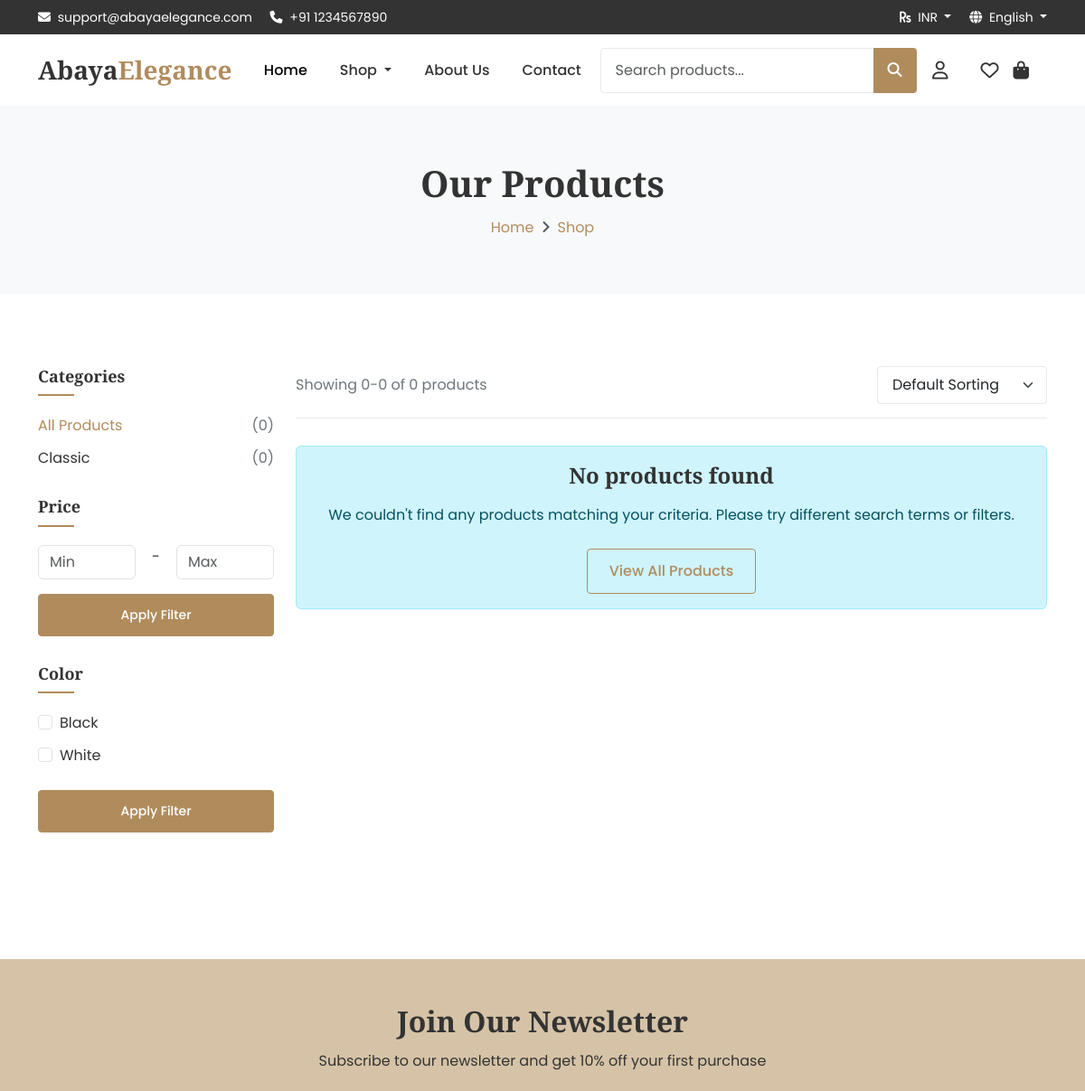
Before: /products/ (upper part) with the older database file.
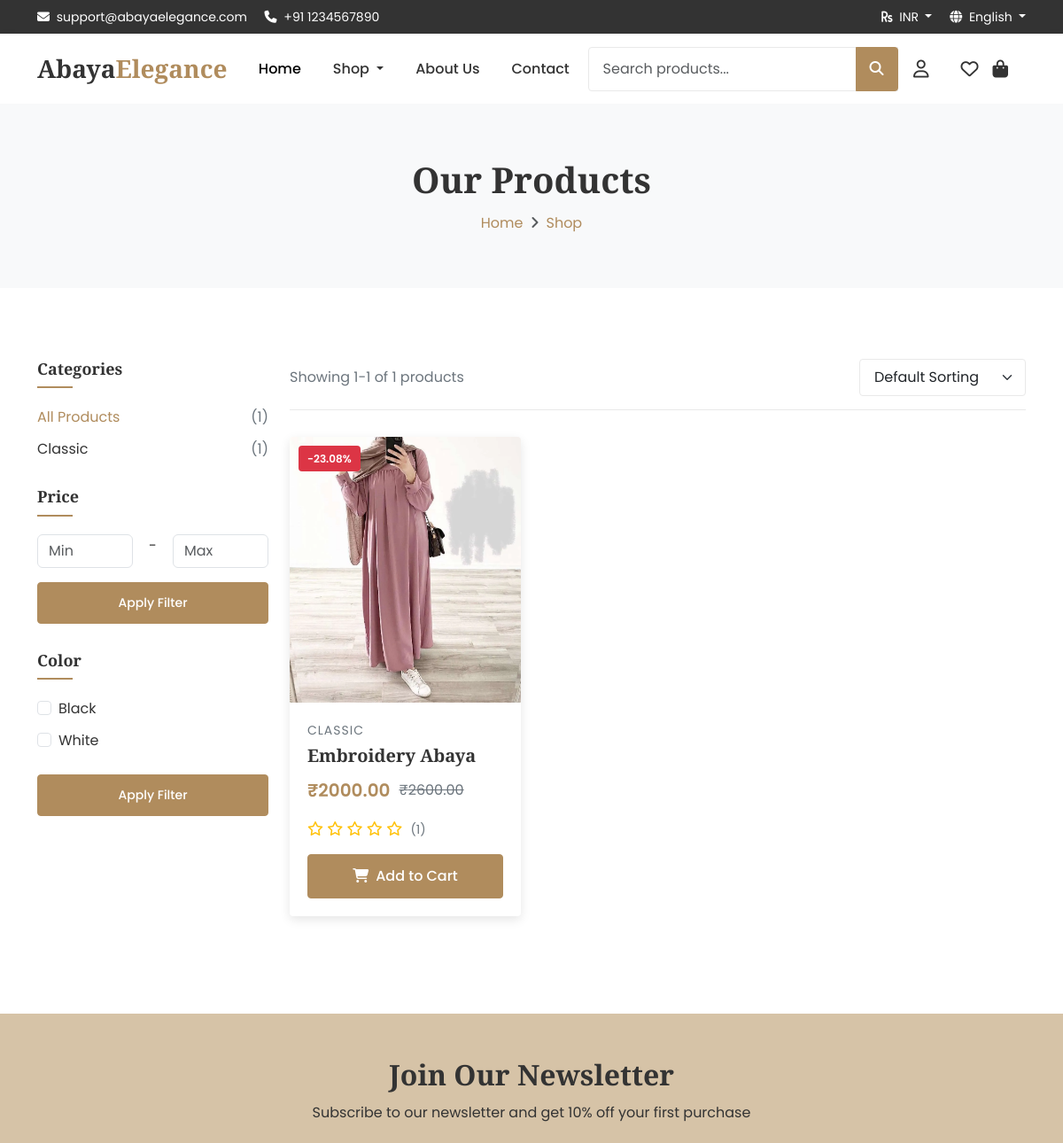
After: the same page with the newer database file.
### products/models.py (models this page shows, shortened)
class Category(models.Model):
    id = models.UUIDField(primary_key=True, default=uuid.uuid4, editable=False)
    name = models.CharField(max_length=100)
    slug = models.SlugField(max_length=100, unique=True)
    description = models.TextField(blank=True, null=True)
    parent = models.ForeignKey('self', on_delete=models.SET_NULL, blank=True, null=True, related_name='children')
    is_active = models.BooleanField(default=True)
    image = models.ImageField(upload_to='categories/', blank=True, null=True)
    meta_title = models.CharField(max_length=255, blank=True, null=True)
    meta_description = models.TextField(blank=True, null=True)
    meta_keywords = models.CharField(max_length=255, blank=True, null=True)
    created_at = models.DateTimeField(auto_now_add=True)
    updated_at = models.DateTimeField(auto_now=True)
    class Meta:
        verbose_name = 'Category'
        verbose_name_plural = 'Categories'
        ordering = ['name']
    def get_all_products(self):
        products = self.products.filter(is_active=True)
        for child in self.children.filter(is_active=True):
            products |= child.get_all_products()
        return products

class Attribute(models.Model):
    id = models.UUIDField(primary_key=True, default=uuid.uuid4, editable=False)
    name = models.CharField(max_length=100, unique=True)
    slug = models.SlugField(max_length=100, unique=True)
    description = models.TextField(blank=True, null=True)
    is_active = models.BooleanField(default=True)
    created_at = models.DateTimeField(auto_now_add=True)
    updated_at = models.DateTimeField(auto_now=True)
    class Meta:
        verbose_name = 'Attribute'
        verbose_name_plural = 'Attributes'
        ordering = ['name']

class AttributeValue(models.Model):
    id = models.UUIDField(primary_key=True, default=uuid.uuid4, editable=False)
    attribute = models.ForeignKey(Attribute, on_delete=models.CASCADE, related_name='values')
    value = models.CharField(max_length=100)
    slug = models.SlugField(max_length=100)
    color_code = models.CharField(max_length=10, blank=True, null=True)
    image = models.ImageField(upload_to='attributes/', blank=True, null=True)
    sort_order = models.IntegerField(default=0)
    created_at = models.DateTimeField(auto_now_add=True)
    updated_at = models.DateTimeField(auto_now=True)
    class Meta:
        verbose_name = 'Attribute Value'
        verbose_name_plural = 'Attribute Values'
        ordering = ['attribute__name', 'sort_order', 'value']
        unique_together = ('attribute', 'value')

class Product(models.Model):
    id = models.UUIDField(primary_key=True, default=uuid.uuid4, editable=False)
    name = models.CharField(max_length=255)
    slug = models.SlugField(max_length=255, unique=True)
    description = models.TextField(blank=True, null=True)
    sku = models.CharField(max_length=100, unique=True)
    is_active = models.BooleanField(default=True)
    is_featured = models.BooleanField(default=False)
    price = models.DecimalField(max_digits=10, decimal_places=2)
    sale_price = models.DecimalField(max_digits=10, decimal_places=2, blank=True, null=True)
    cost = models.DecimalField(max_digits=10, decimal_places=2, blank=True, null=True)
    quantity = models.IntegerField(default=0)
    meta_title = models.CharField(max_length=255, blank=True, null=True)
    meta_description = models.TextField(blank=True, null=True)
    meta_keywords = models.CharField(max_length=255, blank=True, null=True)
    categories = models.ManyToManyField(Category, through='ProductCategory', related_name='products')
    created_at = models.DateTimeField(auto_now_add=True)
    updated_at = models.DateTimeField(auto_now=True)
    class Meta:
        verbose_name = 'Product'
        verbose_name_plural = 'Products'
        ordering = ['-created_at']
    def get_discount_percentage(self):
        if self.sale_price and self.price > 0:
            discount = ((self.price - self.sale_price) / self.price) * 100
            return round(discount, 2)
        return 0
    def is_in_stock(self):
        return self.quantity > 0
    def get_active_price(self):
        return self.sale_price if self.sale_price else self.price
    def get_rating(self):
        reviews = self.reviews.filter(is_published=True)
        if reviews.exists():
            return round(sum(review.rating for review in reviews) / reviews.count(), 1)
        return 0
    def get_review_count(self):
        return self.reviews.filter(is_published=True).count()
    def get_default_image(self):
        default_image = self.media.filter(is_default=True).first()
        return default_image.file if default_image else None

### products/views.py (the view, shortened to what this page needs)
# urls.py: path('', views.product_list, name='product_list'),
def product_list(request):
    products = Product.objects.filter(is_active=True)
    categories = Category.objects.filter(is_active=True)
    attributes = Attribute.objects.filter(is_active=True)
    for product in products:
        product.default_image = product.get_default_image()
    form = ProductFilterForm(request.GET)
    if form.is_valid():
        category_id = form.cleaned_data.get('category')
        if category_id:
            category = get_object_or_404(Category, id=category_id)
            products = category.get_all_products()
        min_price = form.cleaned_data.get('min_price')
        max_price = form.cleaned_data.get('max_price')
        if min_price:
            products = products.filter(price__gte=min_price)
        if max_price:
            products = products.filter(price__lte=max_price)
        for attr in attributes:
            attr_values = request.GET.getlist(f'attribute_{attr.id}')
            if attr_values:
                products = products.filter(
                    attributes__attribute=attr,
                    attributes__attribute_value__id__in=attr_values
                ).distinct()
        sort_option = form.cleaned_data.get('sort')
        if sort_option == 'price_low':
            products = products.order_by('price')
        elif sort_option == 'price_high':
            products = products.order_by('-price')
        elif sort_option == 'newest':
            products = products.order_by('-created_at')
        elif sort_option == 'rating':
            products = products.annotate(avg_rating=Avg('reviews__rating')).order_by('-avg_rating')
        elif sort_option == 'popularity':
            products = products.annotate(view_count=Count('views')).order_by('-view_count')
    query = request.GET.get('q')
    paginator = Paginator(products, 12)  # Show 12 products per page
    page = request.GET.get('page')
    try:
        products = paginator.page(page)
    except PageNotAnInteger:
        products = paginator.page(1)
    except EmptyPage:
        products = paginator.page(paginator.num_pages)
    return render(request, 'products/product_list.html', {
        'products': products,
        'categories': categories,
        'attributes': attributes,
        'form': form,
        'query': query,
    })

### products/forms.py
class ProductFilterForm(forms.Form):
    category = forms.UUIDField(required=False, widget=forms.HiddenInput())
    min_price = forms.DecimalField(required=False, min_value=0,
                                   widget=forms.NumberInput(attrs={'class': 'form-control', 'placeholder': 'Min Price'}))
    max_price = forms.DecimalField(required=False, min_value=0,
                                   widget=forms.NumberInput(attrs={'class': 'form-control', 'placeholder': 'Max Price'}))
    sort = forms.ChoiceField(required=False, choices=[
        ('', 'Default'),
        ('price_low', 'Price Low to High'),
        ('price_high', 'Price High to Low'),
        ('newest', 'Newest First'),
        ('rating', 'Highest Rated'),
        ('popularity', 'Most Popular'),
    ], widget=forms.Select(attrs={'class': 'form-control'}))
    def clean(self):
        cleaned_data = super().clean()
        min_price = cleaned_data.get('min_price')
        max_price = cleaned_data.get('max_price')
        if min_price and max_price and min_price > max_price:
            self.add_error('max_price', _('Maximum price must be greater than minimum price.'))
        return cleaned_data

### templates/products/product_list.html (shortened to what the changed rows need)
{% extends 'base.html' %}
{% load static %}
{% block content %}
<div class="breadcrumb-section">
    <div class="container">
        <div class="row">
            <div class="col-12 text-center">
                <h1 class="breadcrumb-title">
                    {% if category %}{{ category.name }}{% else %}Our Products{% endif %}
                </h1>
            </div>
        </div>
    </div>
</div>
<section class="section-padding">
    <div class="container">
        <div class="row">
            <div class="col-lg-3">
                <div class="shop-sidebar">
                    <div class="sidebar-widget">
                        <ul class="category-list">
                            <li>
                                <a href="{% url 'product_list' %}" {% if not category %}class="text-primary"{% endif %}>
                                    All Products <span>({{ products.paginator.count }})</span>
                                </a>
                            </li>
                            {% for cat in categories %}
                            <li>
                                <a href="{% url 'category_detail' cat.slug %}" {% if category.id == cat.id %}class="text-primary"{% endif %}>
                                    {{ cat.name }} <span>({{ cat.get_all_products.count }})</span>
                                </a>
                            </li>
                            {% endfor %}
                        </ul>
                    </div>
                    {% for attribute in attributes %}
                    <div class="sidebar-widget">
                        <h3 class="sidebar-title">{{ attribute.name }}</h3>
                        <form action="{% url 'product_list' %}" method="GET">
                            {% for value in attribute.values.all %}
                            <div class="form-check filter-checkbox">
                                <input
                                    class="form-check-input"
                                    type="checkbox"
                                    value="{{ value.id }}"
                                    id="attr_{{ value.id }}"
                                    name="attribute_{{ attribute.id }}"
                                >
                                <label class="form-check-label" for="attr_{{ value.id }}">
                                    {{ value.value }}
                                </label>
                            </div>
                            {% endfor %}
                            <button type="submit" class="btn btn-primary btn-sm filter-btn mt-3">Apply Filter</button>
                        </form>
                    </div>
                    {% endfor %}
                </div>
            </div>
            <div class="col-lg-9">
                <div class="shop-header">
                    <div class="shop-count">
                        Showing {{ products.start_index }}-{{ products.end_index }} of {{ products.paginator.count }} products
                    </div>
                    <div class="shop-sort">
                        <form action="{% url 'product_list' %}" method="GET" id="sort-form">
                        </form>
                    </div>
                </div>
                <div class="row">
                    {% if products %}
                    {% for product in products %}
                    <div class="col-lg-4 col-md-6">
                        <div class="product-card">
                            <div class="product-image">
                                {% if product.is_in_stock %}
                                {% if product.sale_price %}
                                <div class="product-badges">
                                    <span class="product-badge badge-sale">
                                        -{{ product.get_discount_percentage }}%
                                    </span>
                                </div>
                                {% endif %}
                                {% else %}
                                <div class="product-badges">
                                    <span class="product-badge badge-out">Out of Stock</span>
                                </div>
                                {% endif %}
                                {% if product.default_image %}
                                <img src="{{ product.default_image.url }}" alt="{{ product.name }}">
                                {% else %}
                                <img src="{% static 'images/product-placeholder.jpg' %}" alt="{{ product.name }}">
                                {% endif %}
                            </div>
                            <div class="product-body">
                                <div class="product-category">
                                    {% for category in product.categories.all|slice:":1" %}
                                    {{ category.name }}
                                    {% endfor %}
                                </div>
                                <h3 class="product-title">
                                    <a href="{% url 'product_detail' product.slug %}">{{ product.name }}</a>
                                </h3>
                                <div class="product-price">
                                    <span class="current-price">₹{{ product.get_active_price }}</span>
                                    {% if product.sale_price %}
                                    <span class="old-price">₹{{ product.price }}</span>
                                    {% endif %}
                                </div>
                                <div class="product-rating">
                                    {% with rating=product.get_rating %}
                                    {% for i in "12345" %}
                                    {% if forloop.counter <= rating|floatformat:"0" %}
                                    <i class="fas fa-star"></i>
                                    {% elif forloop.counter <= rating|add:"0.5"|floatformat:"0" %}
                                    <i class="fas fa-star-half-alt"></i>
                                    {% else %}
                                    <i class="far fa-star"></i>
                                    {% endif %}
                                    {% endfor %}
                                    <span class="count">({{ product.get_review_count }})</span>
                                    {% endwith %}
                                </div>
                                <form action="{% url 'add_to_cart' %}" method="post" class="add-to-cart-form">
                                    <button type="submit" class="btn btn-primary add-to-cart" {% if not product.is_in_stock %}disabled{% endif %}>
                                        <i class="fas fa-shopping-cart me-2"></i>Add to Cart
                                    </button>
                                </form>
                            </div>
                        </div>
                    </div>
                    {% endfor %}
                    {% else %}
                    <div class="col-12">
                        <div class="alert alert-info text-center">
                            <h4 class="mb-3">No products found</h4>
                            <p>We couldn't find any products matching your criteria. Please try different search terms or filters.</p>
                            <a href="{% url 'product_list' %}" class="btn btn-outline-primary mt-2">View All Products</a>
                        </div>
                    </div>
                    {% endif %}
                </div>
            </div>
        </div>
    </div>
</section>
{% endblock %}

Changed rows visible on the page:
computed for Category "Classic": get_all_products.count "0" → "1"
added Product: get_discount_percentage "23.08", name "Embroidery Abaya", get_active_price "2000.00", price "2600.00", get_review_count "1", Category (name "CLASSIC")
Other visible differences:
{{ products.paginator.count }}: "0" → "1"
{{ products.start_index }}: "0" → "1"
{{ products.end_index }}: "0" → "1"
text no longer shown: "No products found We couldn't find any products matching your criteria. Please try different search terms or filters. View All Products"
